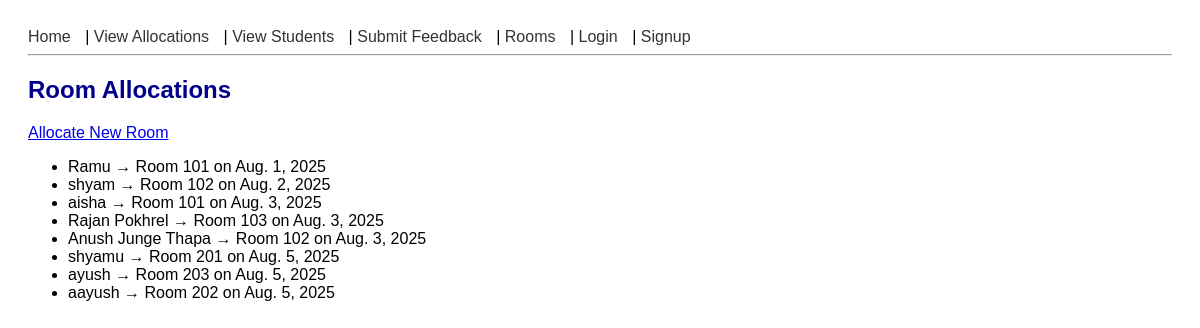
Page /allocations/ on the earlier database version.
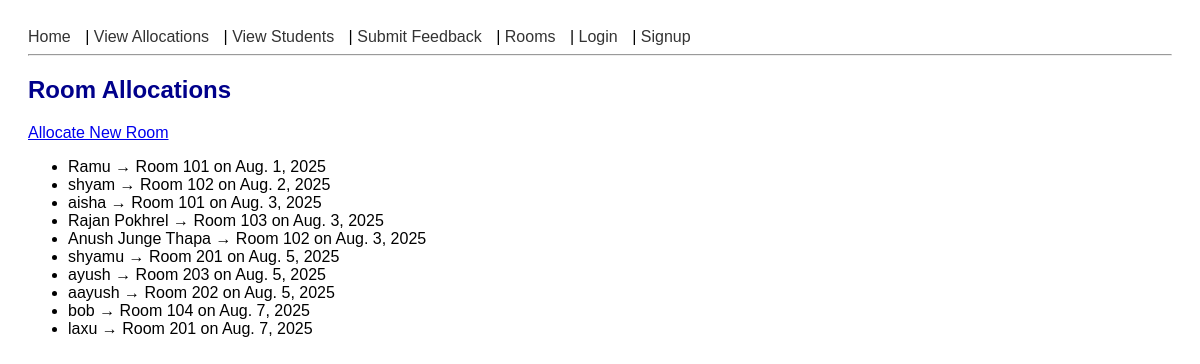
Same page on the later database version.
### rooms/models.py (models this page shows, shortened)
class Allocation(models.Model):
    student = models.ForeignKey(Student, on_delete=models.CASCADE)
    room = models.ForeignKey(Room, on_delete=models.CASCADE)
    date_allocated = models.DateField(auto_now_add=True)

class Student(models.Model):
    name = models.CharField(max_length=100)
    email = models.EmailField()
    contact = models.CharField(max_length=10)
    address = models.CharField(max_length=255)
    roll_number = models.CharField(max_length=20, blank=True)
    image = models.ImageField(upload_to='student_images/', blank=True, null=True)  # added image field

class Room(models.Model):
    ROOM_TYPES = [
        ('Single', 'Single'),
        ('Double', 'Double'),
        ('Suite', 'Suite'),
    ]
    STATUS_CHOICES = [
        ('Available', 'Available'),
        ('Occupied', 'Occupied'),
        ('Maintenance', 'Under Maintenance'),
    ]
    room_number = models.CharField(max_length=10)
    floor = models.IntegerField(default=1)
    capacity = models.IntegerField()
    room_type = models.CharField(max_length=10, choices=ROOM_TYPES, default='Single')
    status = models.CharField(max_length=15, choices=STATUS_CHOICES, default='Available')

### rooms/views.py (the view)
# urls.py: path('allocations/', views.list_allocations, name='list_allocations'),          # List allocations
def list_allocations(request):
    allocations = Allocation.objects.select_related('student', 'room').all()
    return render(request, 'rooms/list_allocations.html', {'allocations': allocations})

### rooms/templates/rooms/list_allocations.html
{% extends 'rooms/base.html' %}
{% block content %}
  <h2>Room Allocations</h2>
  <a href="{% url 'allocate_room' %}">Allocate New Room</a>
  <ul>
    {% for allocation in allocations %}
      <li>{{ allocation.student.name }} → Room {{ allocation.room.room_number }} on {{ allocation.date_allocated }}</li>
    {% empty %}
      <li>No allocations yet.</li>
    {% endfor %}
  </ul>
{% endblock %}

Differences in the rows shown:
added Allocation: student.name "bob", room.room_number "104", date_allocated "Aug. 7, 2025"
added Allocation: student.name "laxu", room.room_number "201", date_allocated "Aug. 7, 2025"
